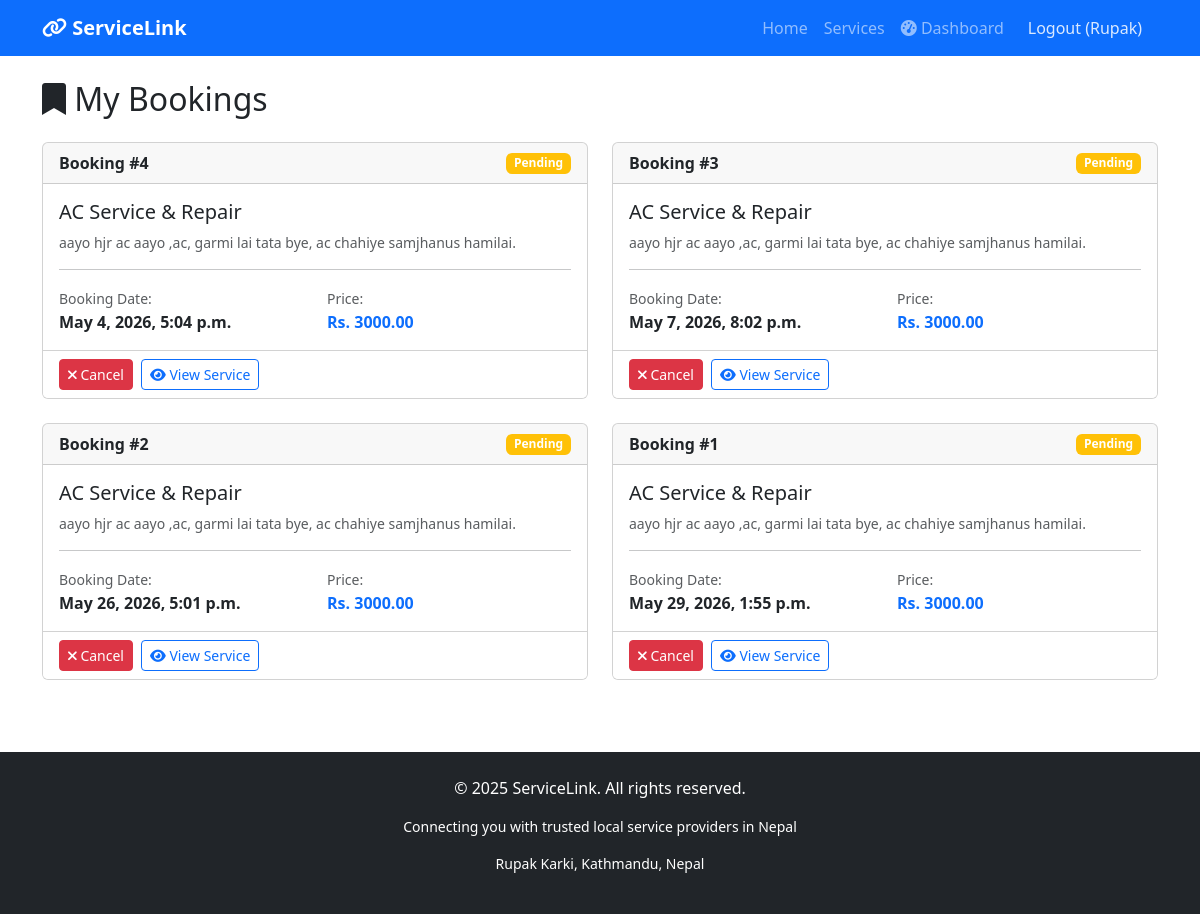
Before: /services/my-bookings/ (signed in) with the older database file.
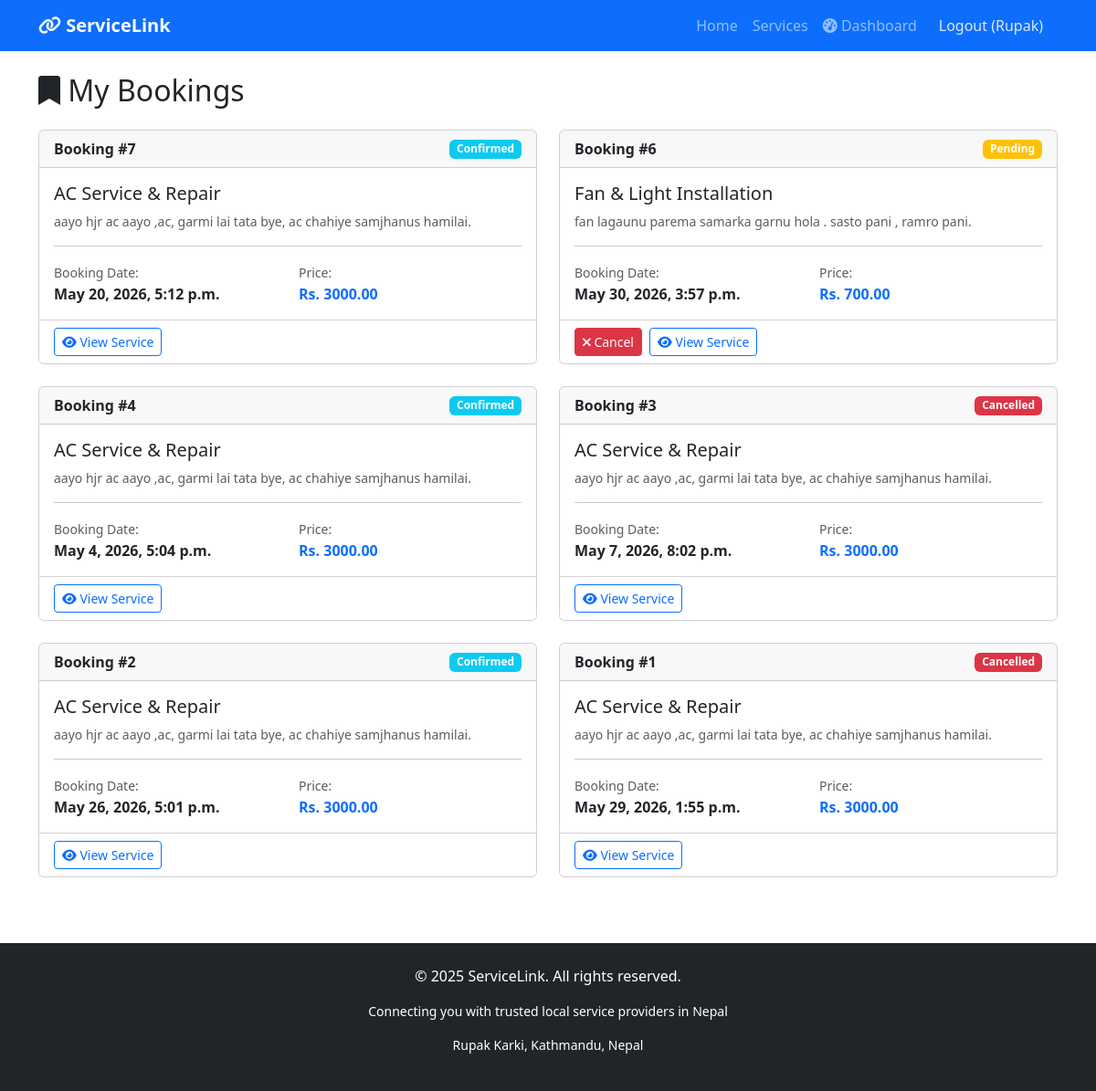
After: the same page with the newer database file.
### services/models.py (models this page shows, shortened)
class Booking(models.Model):
    STATUS_CHOICES = [
        ('pending', 'Pending'),
        ('confirmed', 'Confirmed'),
        ('completed', 'Completed'),
        ('cancelled', 'Cancelled'),
    ]
    service = models.ForeignKey(Service, on_delete=models.CASCADE, related_name='bookings')
    customer = models.ForeignKey(User, on_delete=models.CASCADE, related_name='bookings')
    booking_date = models.DateTimeField()
    special_requests = models.TextField(blank=True)
    status = models.CharField(max_length=20, choices=STATUS_CHOICES, default='pending')
    created_at = models.DateTimeField(auto_now_add=True)
    updated_at = models.DateTimeField(auto_now=True)
    class Meta:
        ordering = ['-created_at']

class Service(models.Model):
    title = models.CharField(max_length=200)
    description = models.TextField()
    price = models.DecimalField(max_digits=10, decimal_places=2)
    category = models.ForeignKey(Category, on_delete=models.CASCADE)
    provider = models.ForeignKey(User, on_delete=models.CASCADE, related_name='services')
    image = models.ImageField(upload_to='services/', blank=True, null=True)
    location = models.CharField(max_length=200, blank=True)
    is_available = models.BooleanField(default=True)
    created_at = models.DateTimeField(auto_now_add=True)

### services/views.py (the view)
# urls.py: path('my-bookings/', views.my_bookings, name='my_bookings'),  # Added this
@login_required
def my_bookings(request):
    bookings = Booking.objects.filter(customer=request.user)
    return render(request, 'services/my_bookings.html', {
        'bookings': bookings
    })

### services/templates/services/my_bookings.html (shortened to what this page needs)
{% extends 'base.html' %}
{% block content %}
<div class="container mt-4">
    <h2 class="mb-4"><i class="fas fa-bookmark"></i> My Bookings</h2>
    {% if bookings %}
        <div class="row">
            {% for booking in bookings %}
            <div class="col-md-6 mb-4">
                <div class="card h-100">
                    <div class="card-header d-flex justify-content-between align-items-center">
                        <strong>Booking #{{ booking.id }}</strong>
                        <span class="badge {% if booking.status == 'pending' %}bg-warning
                                           {% elif booking.status == 'confirmed' %}bg-info
                                           {% elif booking.status == 'completed' %}bg-success
                                           {% else %}bg-danger{% endif %}">
                            {{ booking.status|title }}
                        </span>
                    </div>
                    <div class="card-body">
                        <h5>{{ booking.service.title }}</h5>
                        <p class="text-muted small">{{ booking.service.description|truncatewords:15 }}</p>
                        <hr>
                        <div class="row">
                            <div class="col-6">
                                <small class="text-muted">Booking Date:</small>
                                <p class="mb-0"><strong>{{ booking.booking_date|date:"F j, Y, g:i a" }}</strong></p>
                            </div>
                            <div class="col-6">
                                <small class="text-muted">Price:</small>
                                <p class="mb-0"><strong class="text-primary">Rs. {{ booking.service.price }}</strong></p>
                            </div>
                        </div>
                    </div>
                    <div class="card-footer bg-white">
                        <div class="d-flex gap-2">
                            {% if booking.status == 'pending' %}
                            <a href="{% url 'cancel_booking' booking.id %}" class="btn btn-danger btn-sm"
                               onclick="return confirm('Are you sure you want to cancel this booking?')">
                                <i class="fas fa-times"></i> Cancel
                            </a>
                            {% endif %}
                            <a href="{% url 'service_detail' booking.service.id %}" class="btn btn-outline-primary btn-sm">
                                <i class="fas fa-eye"></i> View Service
                            </a>
                        </div>
                    </div>
                </div>
            </div>
            {% endfor %}
        </div>
    {% else %}
        <div class="alert alert-info text-center">
            <i class="fas fa-info-circle fa-2x mb-2"></i>
            <p>You haven't made any bookings yet.</p>
            <a href="{% url 'service_list' %}" class="btn btn-primary">Browse Services</a>
        </div>
    {% endif %}
</div>
{% endblock %}

### templates/base.html (shortened to what this page needs)
<!DOCTYPE html>
<html lang="en">
<head>
    <link href="https://cdn.jsdelivr.net/npm/bootstrap@5.3.0/dist/css/bootstrap.min.css" rel="stylesheet">
    <link rel="stylesheet" href="https://cdnjs.cloudflare.com/ajax/libs/font-awesome/6.0.0/css/all.min.css">
</head>
<body>
    <nav class="navbar navbar-expand-lg navbar-dark bg-primary">
        <div class="container">
            <a class="navbar-brand fw-bold" href="/">
                <i class="fas fa-link"></i> ServiceLink
            </a>
            <div class="collapse navbar-collapse" id="navbarNav">
                <ul class="navbar-nav ms-auto">
                    <li class="nav-item">
                        <a class="nav-link" href="/">Home</a>
                    </li>
                    <li class="nav-item">
                        <a class="nav-link" href="/services/">Services</a>
                    </li>
                    {% if user.is_authenticated %}
                        <li class="nav-item">
                            <a class="nav-link" href="{% url 'dashboard' %}">
                                <i class="fas fa-tachometer-alt"></i> Dashboard
                            </a>
                        </li>
                        <li class="nav-item">
                            <form action="{% url 'logout' %}" method="post" style="display: inline;">
                                <button type="submit" class="nav-link btn btn-link" style="display: inline; background: none; border: none; color: rgba(255,255,255,0.85); padding: 8px 16px;">
                                    Logout ({{ user.username }})
                                </button>
                            </form>
                        </li>
                    {% endif %}
                </ul>
            </div>
        </div>
    </nav>
    {% block content %}
    {% endblock %}
    <footer class="bg-dark text-white mt-5 py-4">
        <div class="container text-center">
            <p>&copy; 2025 ServiceLink. All rights reserved.</p>
            <p class="small">Connecting you with trusted local service providers in Nepal</p>
            <p class="small">Rupak Karki, Kathmandu, Nepal</p>
        </div>
    </footer>
</body>
</html>

### templates/base.html (style rules this page uses)
footer { margin-top: 50px; }

Changed rows visible on the page:
added Booking: id "7", status "Confirmed", service "AC Service & Repair", service.description "aayo hjr ac aayo ,ac, garmi lai tata bye, ac chahiye samjhanus hamilai.", booking_date "May 20, 2026, 5:12 p.m.", service.price "3000.00"
added Booking: id "6", status "Pending", service "Fan & Light Installation", service.description "fan lagaunu parema samarka garnu hola . sasto pani , ramro pani.", booking_date "May 30, 2026, 3:57 p.m.", service.price "700.00", shows "Cancel"
changed Booking "May 4, 2026, 5:04 p.m.": status "Pending" → "Confirmed"; no longer shows "Cancel"
changed Booking "May 7, 2026, 8:02 p.m.": status "Pending" → "Cancelled"; no longer shows "Cancel"
changed Booking "May 26, 2026, 5:01 p.m.": status "Pending" → "Confirmed"; no longer shows "Cancel"
changed Booking "May 29, 2026, 1:55 p.m.": status "Pending" → "Cancelled"; no longer shows "Cancel"
